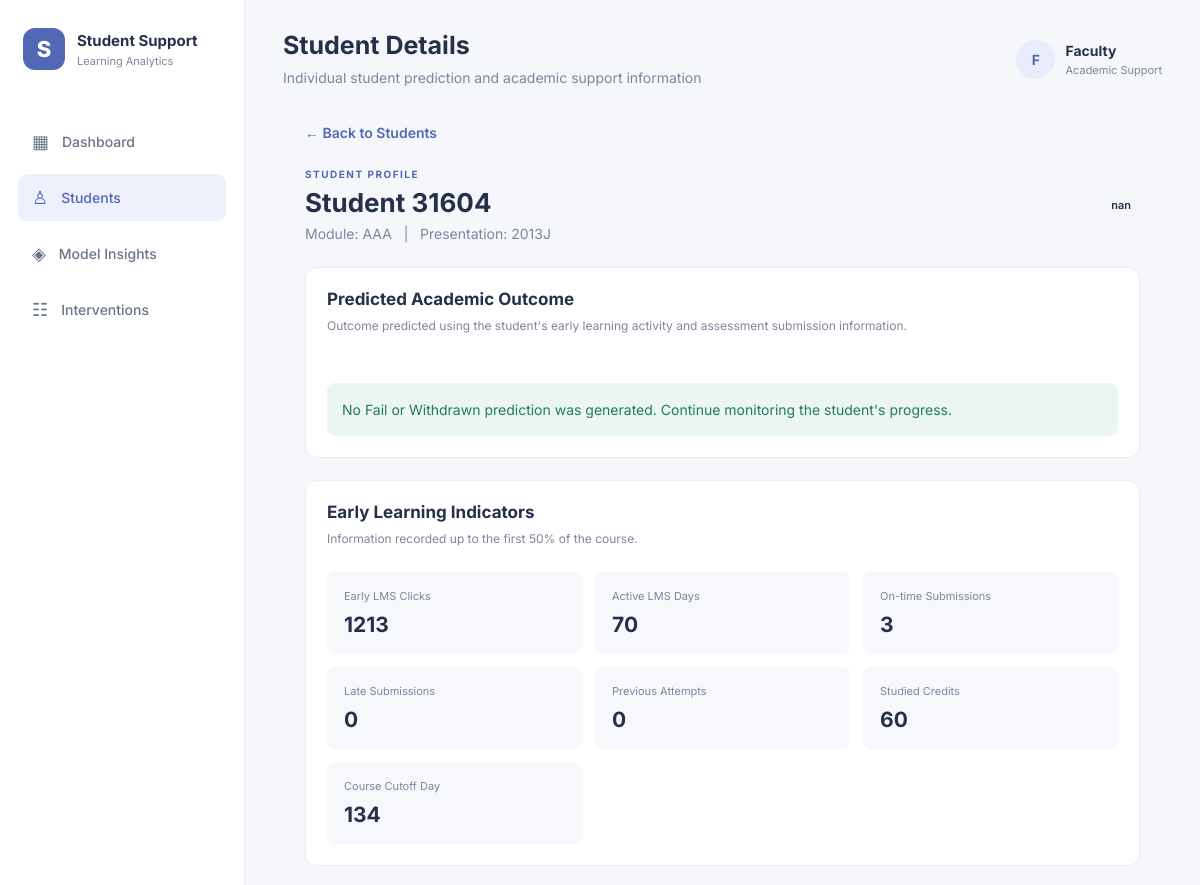
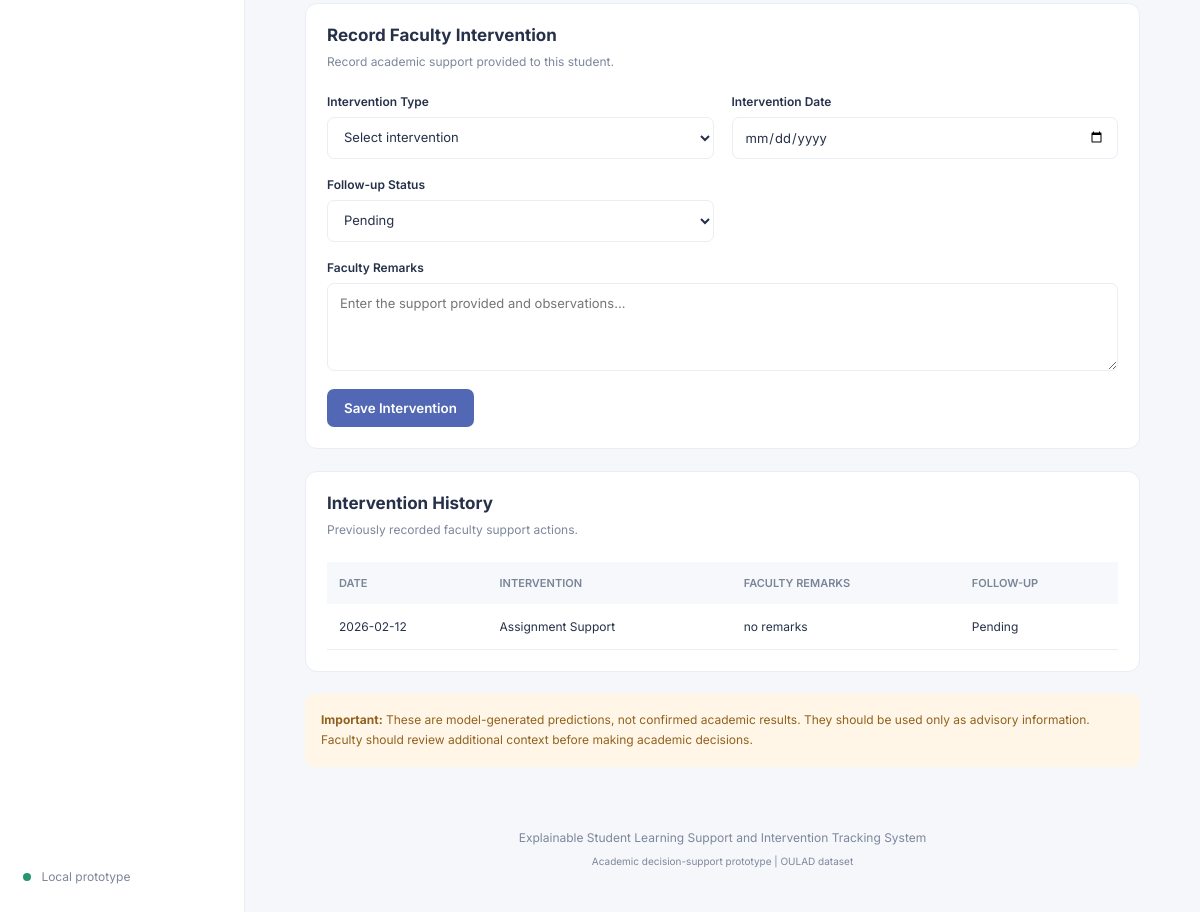
Page /student/0 on the committed database (2 pictures, top to bottom).
### tables this page shows
CREATE TABLE interventions (

            id INTEGER PRIMARY KEY AUTOINCREMENT,

            record_id INTEGER NOT NULL,

            student_id TEXT NOT NULL,

            intervention_type TEXT NOT NULL,

            intervention_date TEXT NOT NULL,

            faculty_remarks TEXT,

            follow_up_status TEXT NOT NULL,

            created_at TIMESTAMP DEFAULT CURRENT_TIMESTAMP

        );

### app.py (the view)
@app.route("/student/<int:record_id>")
def student_detail(record_id):
    student = get_student_record(record_id)
    if student is None:
        return "Student record not found", 404
    probabilities_dict = {}
    for class_name in class_names:
        probabilities_dict[class_name] = round(
            float(student[f"prob_{class_name}"]) * 100,
            2
        )
    interventions = get_interventions(record_id)
    return render_template(
        "student.html",
        student=student,
        probabilities=probabilities_dict,
        interventions=interventions,
        active_page="students"
    )

### app.py (called while the page is built)
def get_db_connection():
    connection = sqlite3.connect(DATABASE_PATH)
    connection.row_factory = sqlite3.Row
    return connection

def get_student_record(record_id):
    if record_id < 0 or record_id >= len(students_df):
        return None
    row = students_df.iloc[record_id]
    record = row.to_dict()
    record["record_id"] = record_id
    record["student_id"] = str(row["id_student"])
    record["needs_attention"] = bool(row["needs_attention"])
    return record

def get_interventions(record_id):
    with get_db_connection() as connection:
        return connection.execute("""
            SELECT *
            FROM interventions
            WHERE record_id = ?
            ORDER BY intervention_date DESC, id DESC
        """, (record_id,)).fetchall()

### templates/student.html (shortened to what this page needs)
{% extends "base.html" %}
{% block page_heading %}Student Details{% endblock %}
{% block page_subtitle %}Individual student prediction and academic support information{% endblock %}
{% block content %}
<div class="detail-container">
    <a href="{{ url_for('students_page') }}" class="back-link">
        ← Back to Students
    </a>
    <header class="detail-header">
        <div>
            <p class="eyebrow">STUDENT PROFILE</p>
            <h1>Student {{ student.student_id }}</h1>
            <p>
                Module: {{ student.code_module }}
                &nbsp; | &nbsp;
                Presentation: {{ student.code_presentation }}
            </p>
        </div>
        <span class="outcome-badge {{ student.predicted_outcome|lower }}">
            {{ student.predicted_outcome }}
        </span>
    </header>
    <section class="panel">
        <h2>Predicted Academic Outcome</h2>
        <p class="section-description">
            Outcome predicted using the student's early learning
            activity and assessment submission information.
        </p>
        {% if student.needs_attention %}
        <div class="attention-notice">
            <strong>Faculty review suggested</strong>
            <p>
                The model predicted {{ student.predicted_outcome }}.
                Consider reviewing the student's learning progress
                and providing support where appropriate.
            </p>
        </div>
        {% else %}
        <div class="normal-notice">
            No Fail or Withdrawn prediction was generated.
            Continue monitoring the student's progress.
        </div>
        {% endif %}
    </section>
    <section class="panel">
        <h2>Early Learning Indicators</h2>
        <p class="section-description">
            Information recorded up to the first 50% of the course.
        </p>
        <div class="indicator-grid">
            <div class="indicator-card">
                <span>Early LMS Clicks</span>
                <strong>{{ student.early_total_clicks }}</strong>
            </div>
            <div class="indicator-card">
                <span>Active LMS Days</span>
                <strong>{{ student.early_active_days }}</strong>
            </div>
            <div class="indicator-card">
                <span>On-time Submissions</span>
                <strong>{{ student.early_on_time_submissions }}</strong>
            </div>
            <div class="indicator-card">
                <span>Late Submissions</span>
                <strong>{{ student.early_late_submissions }}</strong>
            </div>
            <div class="indicator-card">
                <span>Previous Attempts</span>
                <strong>{{ student.num_of_prev_attempts }}</strong>
            </div>
            <div class="indicator-card">
                <span>Studied Credits</span>
                <strong>{{ student.studied_credits }}</strong>
            </div>
            <div class="indicator-card">
                <span>Course Cutoff Day</span>
                <strong>{{ student.cutoff_day }}</strong>
            </div>
        </div>
    </section>
    <section class="panel">
        <h2>Record Faculty Intervention</h2>
        <p class="section-description">
            Record academic support provided to this student.
        </p>
        <form
            method="POST"
            action="{{ url_for('add_intervention', record_id=student.record_id) }}"
            class="intervention-form">
            <div class="form-group">
                <label for="intervention_type">
                    Intervention Type
                </label>
                <select
                    id="intervention_type"
                    name="intervention_type"
                    required>
                    <option value="">Select intervention</option>
                </select>
            </div>
            <div class="form-group">
                <label for="intervention_date">
                    Intervention Date
                </label>
                <input
                    type="date"
                    id="intervention_date"
                    name="intervention_date"
                    required>
            </div>
            <div class="form-group">
                <label for="follow_up_status">
                    Follow-up Status
                </label>
                <select
                    id="follow_up_status"
                    name="follow_up_status"
                    required>
                    <option value="Pending">Pending</option>
                </select>
            </div>
            <div class="form-group full-width">
                <label for="faculty_remarks">
                    Faculty Remarks
                </label>
                <textarea
                    id="faculty_remarks"
                    name="faculty_remarks"
                    rows="4"
                    placeholder="Enter the support provided and observations..."
                    required></textarea>
            </div>
            <button type="submit" class="primary-button">
                Save Intervention
            </button>
        </form>
    </section>
    <section class="panel">
        <h2>Intervention History</h2>
        <p class="section-description">
            Previously recorded faculty support actions.
        </p>
        {% if interventions %}
        <div class="table-wrapper">
            <table>
                <thead>
                    <tr>
                        <th>Date</th>
                        <th>Intervention</th>
                        <th>Faculty Remarks</th>
                        <th>Follow-up</th>
                    </tr>
                </thead>
                <tbody>
                    {% for item in interventions %}
                    <tr>
                        <td>{{ item['intervention_date'] }}</td>
                        <td>{{ item['intervention_type'] }}</td>
                        <td>{{ item['faculty_remarks'] }}</td>
                        <td>{{ item['follow_up_status'] }}</td>
                    </tr>
                    {% endfor %}
                </tbody>
            </table>
        </div>
        {% else %}
        <p class="empty-message">
            No intervention records available for this student.
        </p>
        {% endif %}
    </section>
    <div class="disclaimer">
        <strong>Important:</strong>
        These are model-generated predictions, not confirmed academic
        results. They should be used only as advisory information.
        Faculty should review additional context before making
        academic decisions.
    </div>
</div>
{% endblock %}

### static/css/style.css (style rules this page uses)
:root { --primary: #5368b5; --primary-dark: #3d519c; --background: #f5f7fb; --surface: #ffffff; --text: #263149; --muted: #7d879b; --border: #e9edf4; --green: #26966d; --orange: #d89431; --red: #c85e65; --purple: #8167c8; }
* { box-sizing: border-box; margin: 0; padding: 0; }
body { font-family: 'Inter', sans-serif; background: var(--background); color: var(--text); font-size: 14px; }
a { text-decoration: none; color: inherit; }
.topbar p, .welcome-section p, .panel-heading p, .section-description { color: var(--muted); margin-top: 7px; line-height: 1.6; }
.stat-card, .panel { background: var(--surface); border: 1px solid var(--border); border-radius: 12px; padding: 21px; }
input, select, textarea { font-family: inherit; font-size: 13px; padding: 11px 12px; border: 1px solid var(--border); border-radius: 7px; outline: none; background: white; color: var(--text); }
.primary-button { background: var(--primary); color: white; border: none; border-radius: 7px; padding: 11px 17px; font-family: inherit; font-weight: 600; cursor: pointer; }
.table-wrapper { width: 100%; overflow-x: auto; }
table { width: 100%; border-collapse: collapse; text-align: left; white-space: nowrap; }
th { background: #f7f8fb; color: #7b8599; font-size: 11px; font-weight: 600; text-transform: uppercase; padding: 14px 12px; }
td { border-bottom: 1px solid var(--border); padding: 15px 12px; font-size: 12px; }
.outcome-badge { display: inline-block; border-radius: 6px; padding: 6px 9px; font-size: 11px; font-weight: 600; }
.detail-container { max-width: 1050px; margin: 35px auto; padding: 0 22px; }
.back-link { display: inline-block; color: var(--primary); margin-bottom: 27px; font-weight: 600; }
.detail-header { display: flex; justify-content: space-between; align-items: center; margin-bottom: 25px; }
.detail-header h1 { font-size: 26px; margin: 7px 0; }
.detail-header p { color: var(--muted); }
.eyebrow { font-size: 10px; color: var(--primary) !important; letter-spacing: 1.5px; font-weight: 700; }
.detail-container .panel { margin-bottom: 22px; }
.detail-container .panel h2 { font-size: 17px; }
.section-description { margin-bottom: 23px; font-size: 12px; }
.attention-notice, .normal-notice { padding: 15px; margin-top: 24px; border-radius: 8px; line-height: 1.7; }
.normal-notice { background: #eaf6ef; color: #247b5c; }
.indicator-grid { display: grid; grid-template-columns: repeat(3, 1fr); gap: 13px; }
.indicator-card { background: #f7f8fc; padding: 17px; border-radius: 8px; }
.indicator-card span { display: block; color: var(--muted); font-size: 11px; margin-bottom: 9px; }
.indicator-card strong { font-size: 21px; }
.intervention-form { display: grid; grid-template-columns: 1fr 1fr; gap: 18px; }
.form-group { display: flex; flex-direction: column; gap: 8px; }
.form-group label { font-weight: 600; font-size: 12px; }
.form-group input, .form-group select, .form-group textarea { width: 100%; }
.full-width { grid-column: 1 / -1; }
.intervention-form button { justify-self: start; }
.disclaimer { background: #fff6e8; color: #91621e; border-radius: 9px; padding: 16px; line-height: 1.7; margin-bottom: 25px; font-size: 12px; }

### rows in the picture
interventions: intervention_date "2026-02-12", intervention_type "Assignment Support", faculty_remarks "no remarks", follow_up_status "Pending"

### other values in the picture
{{ student.student_id }} "31604"
{{ student.code_module }} "AAA"
{{ student.code_presentation }} "2013J"
{{ student.predicted_outcome }} "nan"
{{ student.early_total_clicks }} "1213"
{{ student.early_active_days }} "70"
{{ student.early_on_time_submissions }} "3"
{{ student.early_late_submissions }} "0"
{{ student.num_of_prev_attempts }} "0"
{{ student.studied_credits }} "60"
{{ student.cutoff_day }} "134"
